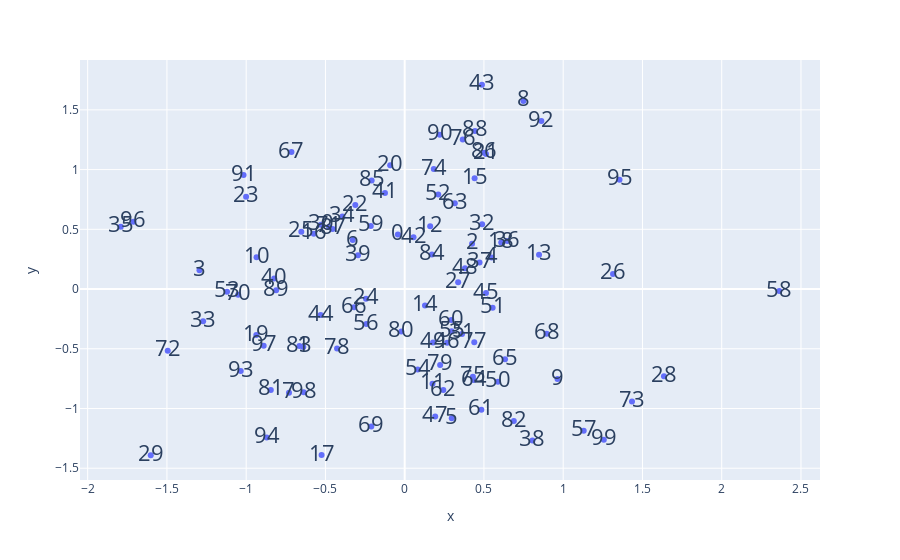

The notebook cell this image was saved under:
### Code cell
#PCA
from sklearn.decomposition import PCA
import matplotlib.pyplot as plt

pca = PCA(n_components=2, svd_solver='auto')
pca_result = pca.fit_transform(df)
#display(df)

fig = plt.figure(figsize=(14, 8))
x = list(pca_result[:,0])
y = list(pca_result[:,1])

import plotly.express as px

fig = px.scatter(df, x=x, y=y, text=df.index)
fig.update_traces(textfont_size=22)
fig.show()
